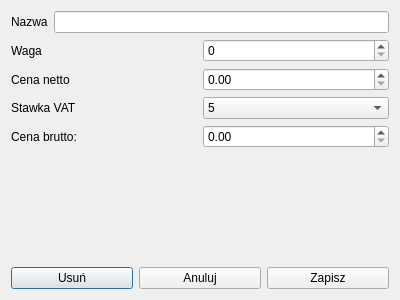
<?xml version="1.0" encoding="UTF-8"?>
<ui version="4.0">
 <class>towary_edycja</class>
 <widget class="QDialog" name="towary_edycja">
  <property name="geometry">
   <rect>
    <x>0</x>
    <y>0</y>
    <width>400</width>
    <height>300</height>
   </rect>
  </property>
  <property name="windowTitle">
   <string>Dialog</string>
  </property>
  <layout class="QGridLayout" name="gridLayout">
   <item row="7" column="0">
    <layout class="QHBoxLayout" name="horizontalLayout">
     <item>
      <widget class="QLabel" name="napis_cena">
       <property name="text">
        <string>Cena netto</string>
       </property>
      </widget>
     </item>
     <item>
      <widget class="QDoubleSpinBox" name="pole_cena">
       <property name="singleStep">
        <double>0.010000000000000</double>
       </property>
      </widget>
     </item>
    </layout>
   </item>
   <item row="9" column="0">
    <layout class="QHBoxLayout" name="horizontalLayout_6">
     <item>
      <widget class="QLabel" name="napis_cena_brutto">
       <property name="minimumSize">
        <size>
         <width>0</width>
         <height>20</height>
        </size>
       </property>
       <property name="text">
        <string>Cena brutto: </string>
       </property>
      </widget>
     </item>
     <item>
      <widget class="QDoubleSpinBox" name="pole_cena_brutto">
       <property name="singleStep">
        <double>0.010000000000000</double>
       </property>
      </widget>
     </item>
    </layout>
   </item>
   <item row="11" column="0">
    <layout class="QHBoxLayout" name="horizontalLayout_5">
     <item>
      <widget class="QPushButton" name="przycisk_usun">
       <property name="text">
        <string>Usuń</string>
       </property>
      </widget>
     </item>
     <item>
      <widget class="QPushButton" name="przycisk_anuluj">
       <property name="text">
        <string>Anuluj</string>
       </property>
      </widget>
     </item>
     <item>
      <widget class="QPushButton" name="przycisk_zapisz">
       <property name="text">
        <string>Zapisz</string>
       </property>
      </widget>
     </item>
    </layout>
   </item>
   <item row="0" column="0">
    <layout class="QHBoxLayout" name="horizontalLayout_2">
     <item>
      <widget class="QLabel" name="napis_nazwa">
       <property name="text">
        <string>Nazwa</string>
       </property>
      </widget>
     </item>
     <item>
      <widget class="QLineEdit" name="pole_nazwa"/>
     </item>
    </layout>
   </item>
   <item row="1" column="0">
    <layout class="QHBoxLayout" name="horizontalLayout_4">
     <item>
      <widget class="QLabel" name="napis_waga">
       <property name="text">
        <string>Waga</string>
       </property>
      </widget>
     </item>
     <item>
      <widget class="QDoubleSpinBox" name="pole_waga">
       <property name="prefix">
        <string/>
       </property>
       <property name="suffix">
        <string/>
       </property>
       <property name="decimals">
        <number>0</number>
       </property>
       <property name="maximum">
        <double>10001.000000000000000</double>
       </property>
      </widget>
     </item>
    </layout>
   </item>
   <item row="8" column="0">
    <layout class="QHBoxLayout" name="horizontalLayout_3">
     <item>
      <widget class="QLabel" name="napis_stawkavat">
       <property name="text">
        <string>Stawka VAT</string>
       </property>
      </widget>
     </item>
     <item>
      <widget class="QComboBox" name="pole_stawkavat">
       <item>
        <property name="text">
         <string>5</string>
        </property>
       </item>
       <item>
        <property name="text">
         <string>8</string>
        </property>
       </item>
       <item>
        <property name="text">
         <string>23</string>
        </property>
       </item>
      </widget>
     </item>
    </layout>
   </item>
   <item row="10" column="0">
    <spacer name="verticalSpacer">
     <property name="orientation">
      <enum>Qt::Vertical</enum>
     </property>
     <property name="sizeHint" stdset="0">
      <size>
       <width>20</width>
       <height>40</height>
      </size>
     </property>
    </spacer>
   </item>
  </layout>
 </widget>
 <resources/>
 <connections/>
</ui>
